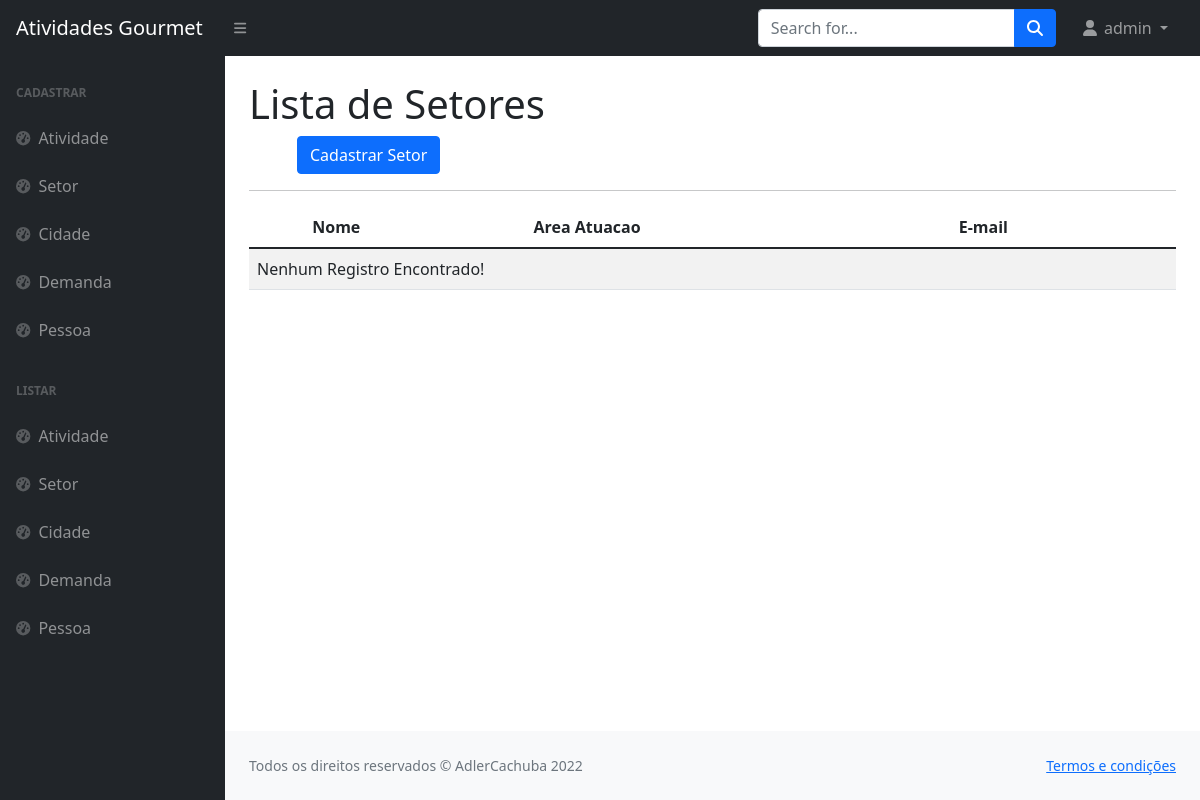
The page /listar/setor/ (signed in) on the database as committed earlier.
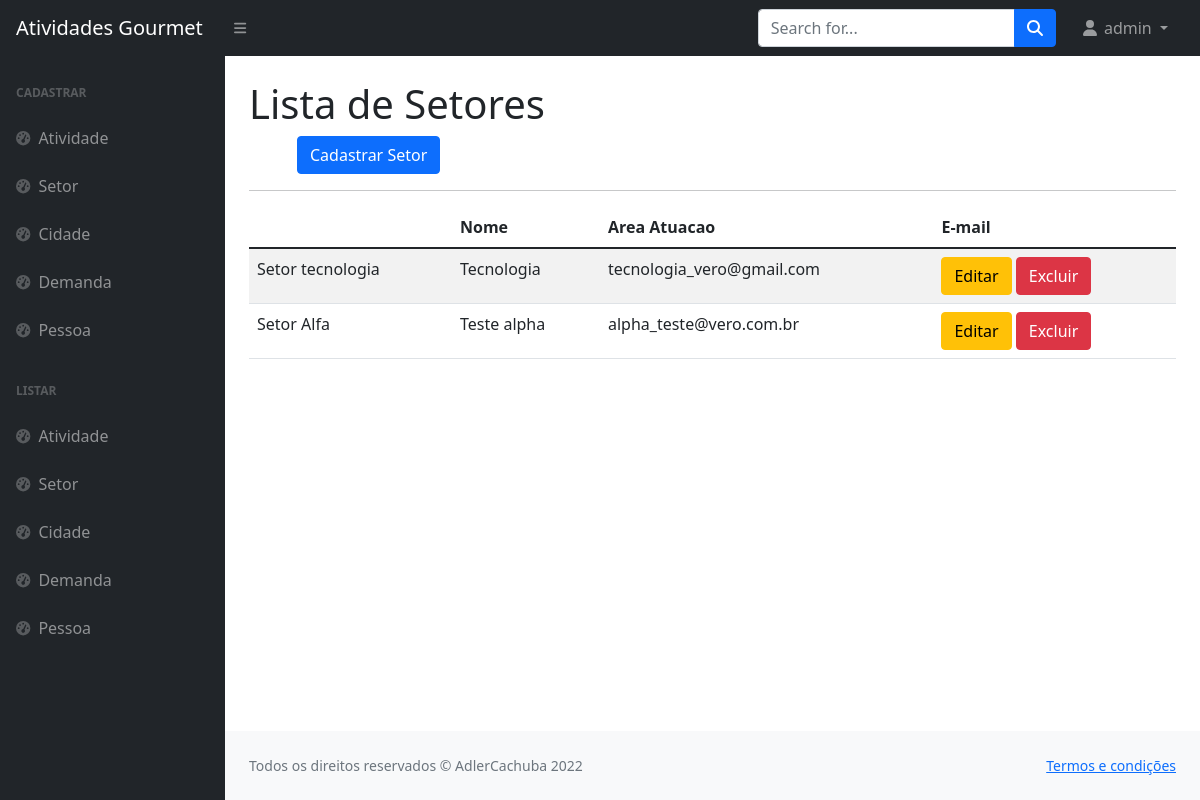
The same page on the database as committed later.
### paginas/models.py (models this page shows, shortened)
class Setor(models.Model):
    nome = models.CharField(max_length=100, verbose_name="Nome do setor")
    area_atuacao = models.CharField(
        max_length=100, verbose_name="Área de atuação")
    email = models.CharField(max_length=100, verbose_name="Email")
    criado_em = models.DateTimeField(auto_now_add=True)
    atualizado_em = models.DateTimeField(auto_now=True)
    usuario = models.ForeignKey(User, on_delete=models.PROTECT)

### paginas/views.py (the view)
# urls.py: path('listar/setor/', SetorList.as_view(), name='listar-setor'),
class SetorList(LoginRequiredMixin, GroupRequiredMixin,  ListView):
    model = Setor
    template_name = 'paginas/listas/setor.html'
    group_required = u"Administrador"
    def get_queryset(self):
        self.object_list = Setor.objects.filter(usuario=self.request.user)
        return self.object_list

### paginas/templates/paginas/listas/setor.html
{% extends 'paginas/modelo.html' %}
{% load static %}
{% block conteudo %}
<h1 class="mt-4">Lista de Setores</h1>
<a href="{% url 'cadastrar-setor' %}" class="btn btn-primary float-right ms-5">Cadastrar Setor</a>
<hr>
<table class="table table-striped">
    <thead>
        <tr>
            <th>
            </th>
            <th>Nome</th>
            <th>Area Atuacao</th>
            <th>E-mail</th>
        </tr>
    </thead>
    <tbody>
        {% for obj in object_list %}
            <tr>
                <td>{{obj.nome}}</td>
                <td>{{obj.area_atuacao}}</td>
                <td>{{obj.email}}</td>
                <td>
                    <a href="{% url 'editar-setor' obj.pk %}" class="btn btn-warning">
                        Editar</a>
                    <a href="{% url 'excluir-setor' obj.pk %}" class="btn btn-danger">
                        Excluir</a>
                </td>
            </tr>
        {% empty %}
            <tr>
                <td colspan="100%">Nenhum Registro Encontrado!</td>
            </tr>
        {% endfor %}
    </tbody>
</table>
{% endblock %}

Rows that differ between the two databases and show on the page:
added Setor: nome "Setor tecnologia", area_atuacao "Tecnologia", email "tecnologia_vero@gmail.com"
added Setor: nome "Setor Alfa", area_atuacao "Teste alpha", email "alpha_teste@vero.com.br"
Other text that changed with them:
text no longer shown: "Nenhum Registro Encontrado!"
